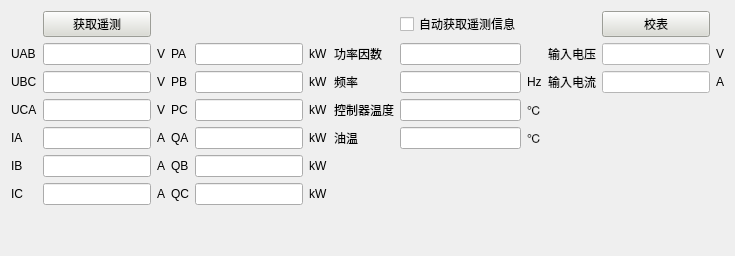
        <widget class="QWidget" name="page_yc">
         <layout class="QHBoxLayout" name="horizontalLayout_7">
          <item>
           <layout class="QGridLayout" name="gridLayout_4">
            <item row="3" column="4">
             <widget class="QLineEdit" name="lineEdit_p_c_yc"/>
            </item>
            <item row="4" column="4">
             <widget class="QLineEdit" name="lineEdit_q_a_yc"/>
            </item>
            <item row="1" column="10">
             <widget class="QLabel" name="label_2">
              <property name="text">
               <string>输入电压</string>
              </property>
             </widget>
            </item>
            <item row="2" column="11">
             <widget class="QLineEdit" name="adjust_i">
              <property name="styleSheet">
               <string notr="true">background-color: rgb(255, 255, 255);</string>
              </property>
             </widget>
            </item>
            <item row="1" column="12">
             <widget class="QLabel" name="label_13">
              <property name="text">
               <string>V</string>
              </property>
             </widget>
            </item>
            <item row="2" column="12">
             <widget class="QLabel" name="label_15">
              <property name="text">
               <string>A</string>
              </property>
             </widget>
            </item>
            <item row="6" column="2">
             <widget class="QLabel" name="label_35">
              <property name="text">
               <string>A</string>
              </property>
             </widget>
            </item>
            <item row="1" column="1">
             <widget class="QLineEdit" name="lineEdit_u_a_yc"/>
            </item>
            <item row="0" column="7">
             <widget class="QCheckBox" name="checkBox_yc_switch">
              <property name="text">
               <string>自动获取遥测信息</string>
              </property>
             </widget>
            </item>
            <item row="1" column="7">
             <widget class="QLineEdit" name="lineEdit_pf_yc"/>
            </item>
            <item row="1" column="6">
             <widget class="QLabel" name="label_33">
              <property name="text">
               <string>功率因数</string>
              </property>
             </widget>
            </item>
            <item row="1" column="5">
             <widget class="QLabel" name="label_36">
              <property name="text">
               <string>kW</string>
              </property>
             </widget>
            </item>
            <item row="2" column="7">
             <widget class="QLineEdit" name="lineEdit_freq_yc"/>
            </item>
            <item row="2" column="6">
             <widget class="QLabel" name="label_41">
              <property name="text">
               <string>频率</string>
              </property>
             </widget>
            </item>
            <item row="3" column="7">
             <widget class="QLineEdit" name="lineEdit_temp_yc"/>
            </item>
            <item row="4" column="7">
             <widget class="QLineEdit" name="lineEdit_oil_tmp"/>
            </item>
            <item row="2" column="5">
             <widget class="QLabel" name="label_37">
              <property name="text">
               <string>kW</string>
              </property>
             </widget>
            </item>
            <item row="4" column="8">
             <widget class="QLabel" name="label_93">
              <property name="text">
               <string>℃</string>
              </property>
             </widget>
            </item>
            <item row="3" column="8">
             <widget class="QLabel" name="label_40">
              <property name="text">
               <string>℃</string>
              </property>
             </widget>
            </item>
            <item row="6" column="0">
             <widget class="QLabel" name="label_28">
              <property name="text">
               <string>IC</string>
              </property>
             </widget>
            </item>
            <item row="5" column="2">
             <widget class="QLabel" name="label_34">
              <property name="text">
               <string>A</string>
              </property>
             </widget>
            </item>
            <item row="4" column="2">
             <widget class="QLabel" name="label_25">
              <property name="text">
               <string>A</string>
              </property>
             </widget>
            </item>
            <item row="2" column="0">
             <widget class="QLabel" name="label_21">
              <property name="text">
               <string>UBC</string>
              </property>
             </widget>
            </item>
            <item row="2" column="1">
             <widget class="QLineEdit" name="lineEdit_u_b_yc"/>
            </item>
            <item row="1" column="2">
             <widget class="QLabel" name="label_20">
              <property name="text">
               <string>V</string>
              </property>
             </widget>
            </item>
            <item row="4" column="0">
             <widget class="QLabel" name="label_24">
              <property name="text">
               <string>IA</string>
              </property>
             </widget>
            </item>
            <item row="1" column="11">
             <widget class="QLineEdit" name="adjust_v">
              <property name="styleSheet">
               <string notr="true">background-color: rgb(255, 255, 255);</string>
              </property>
             </widget>
            </item>
            <item row="0" column="11">
             <widget class="QPushButton" name="adjust">
              <property name="styleSheet">
               <string notr="true">background-color: rgb(219, 220, 211);</string>
              </property>
              <property name="text">
               <string>校表</string>
              </property>
             </widget>
            </item>
            <item row="2" column="10">
             <widget class="QLabel" name="label_3">
              <property name="text">
               <string>输入电流</string>
              </property>
             </widget>
            </item>
            <item row="4" column="5">
             <widget class="QLabel" name="label_44">
              <property name="text">
               <string>kW</string>
              </property>
             </widget>
            </item>
            <item row="5" column="5">
             <widget class="QLabel" name="label_84">
              <property name="text">
               <string>kW</string>
              </property>
             </widget>
            </item>
            <item row="6" column="5">
             <widget class="QLabel" name="label_101">
              <property name="text">
               <string>kW</string>
              </property>
             </widget>
            </item>
            <item row="1" column="0">
             <widget class="QLabel" name="label_19">
              <property name="text">
               <string>UAB</string>
              </property>
             </widget>
            </item>
            <item row="3" column="0">
             <widget class="QLabel" name="label_23">
              <property name="text">
               <string>UCA</string>
              </property>
             </widget>
            </item>
            <item row="4" column="1">
             <widget class="QLineEdit" name="lineEdit_i_a_yc"/>
            </item>
            <item row="2" column="2">
             <widget class="QLabel" name="label_22">
              <property name="text">
               <string>V</string>
              </property>
             </widget>
            </item>
            <item row="6" column="1">
             <widget class="QLineEdit" name="lineEdit_i_c_yc"/>
            </item>
            <item row="3" column="2">
             <widget class="QLabel" name="label_26">
              <property name="text">
               <string>V</string>
              </property>
             </widget>
            </item>
            <item row="3" column="1">
             <widget class="QLineEdit" name="lineEdit_u_c_yc"/>
            </item>
            <item row="5" column="1">
             <widget class="QLineEdit" name="lineEdit_i_b_yc"/>
            </item>
            <item row="5" column="3">
             <widget class="QLabel" name="label_45">
              <property name="text">
               <string>QB</string>
              </property>
             </widget>
            </item>
            <item row="5" column="0">
             <widget class="QLabel" name="label_27">
              <property name="text">
               <string>IB</string>
              </property>
             </widget>
            </item>
            <item row="0" column="1">
             <widget class="QPushButton" name="get_yc_switch">
              <property name="styleSheet">
               <string notr="true">background-color: rgb(219, 220, 211);</string>
              </property>
              <property name="text">
               <string>获取遥测</string>
              </property>
             </widget>
            </item>
            <item row="3" column="5">
             <widget class="QLabel" name="label_43">
              <property name="text">
               <string>kW</string>
              </property>
             </widget>
            </item>
            <item row="2" column="8">
             <widget class="QLabel" name="label_39">
              <property name="text">
               <string>Hz</string>
              </property>
             </widget>
            </item>
            <item row="4" column="6">
             <widget class="QLabel" name="label_42">
              <property name="text">
               <string>油温</string>
              </property>
             </widget>
            </item>
            <item row="3" column="6">
             <widget class="QLabel" name="label_38">
              <property name="text">
               <string>控制器温度</string>
              </property>
             </widget>
            </item>
            <item row="6" column="4">
             <widget class="QLineEdit" name="lineEdit_q_c_yc"/>
            </item>
            <item row="5" column="4">
             <widget class="QLineEdit" name="lineEdit_q_b_yc"/>
            </item>
            <item row="3" column="3">
             <widget class="QLabel" name="label_31">
              <property name="text">
               <string>PC</string>
              </property>
             </widget>
            </item>
            <item row="2" column="4">
             <widget class="QLineEdit" name="lineEdit_p_b_yc"/>
            </item>
            <item row="1" column="4">
             <widget class="QLineEdit" name="lineEdit_p_a_yc"/>
            </item>
            <item row="1" column="3">
             <widget class="QLabel" name="label_29">
              <property name="text">
               <string>PA</string>
              </property>
             </widget>
            </item>
            <item row="2" column="3">
             <widget class="QLabel" name="label_30">
              <property name="text">
               <string>PB</string>
              </property>
             </widget>
            </item>
            <item row="4" column="3">
             <widget class="QLabel" name="label_32">
              <property name="text">
               <string>QA</string>
              </property>
             </widget>
            </item>
            <item row="6" column="3">
             <widget class="QLabel" name="label_76">
              <property name="text">
               <string>QC</string>
              </property>
             </widget>
            </item>
            <item row="7" column="4">
             <spacer name="verticalSpacer_5">
              <property name="orientation">
               <enum>Qt::Vertical</enum>
              </property>
              <property name="sizeHint" stdset="0">
               <size>
                <width>20</width>
                <height>40</height>
               </size>
              </property>
             </spacer>
            </item>
           </layout>
          </item>
         </layout>
        </widget>
